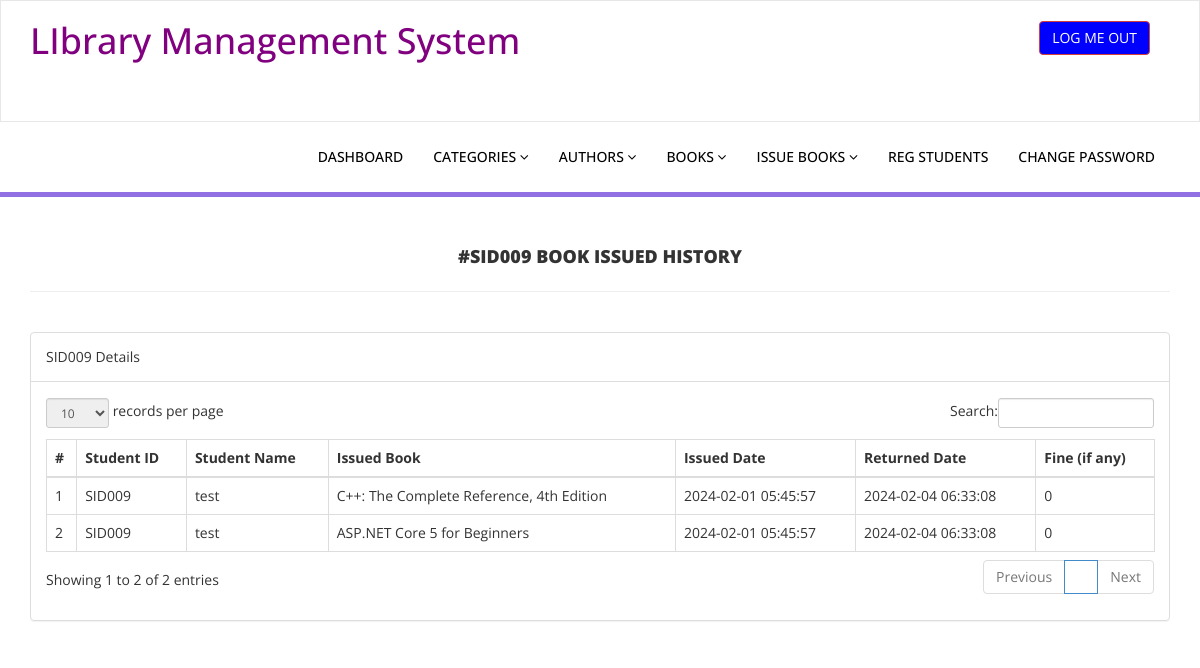
The app's page /library/admin/student-history.php?stdid=SID009 (signed in) with its own data.
### tables this page shows
CREATE TABLE `tblissuedbookdetails` (
  `id` int(11) NOT NULL,
  `BookId` int(11) DEFAULT NULL,
  `StudentID` varchar(150) DEFAULT NULL,
  `IssuesDate` timestamp NULL DEFAULT current_timestamp(),
  `ReturnDate` timestamp NULL DEFAULT NULL ON UPDATE current_timestamp(),
  `RetrunStatus` int(1) DEFAULT NULL,
  `fine` int(11) DEFAULT NULL
);

CREATE TABLE `tblstudents` (
  `id` int(11) NOT NULL,
  `StudentId` varchar(100) DEFAULT NULL,
  `FullName` varchar(120) DEFAULT NULL,
  `EmailId` varchar(120) DEFAULT NULL,
  `MobileNumber` char(11) DEFAULT NULL,
  `Password` varchar(120) DEFAULT NULL,
  `Status` int(1) DEFAULT NULL,
  `RegDate` timestamp NULL DEFAULT current_timestamp(),
  `UpdationDate` timestamp NULL DEFAULT NULL ON UPDATE current_timestamp()
);

CREATE TABLE `tblbooks` (
  `id` int(11) NOT NULL,
  `BookName` varchar(255) DEFAULT NULL,
  `CatId` int(11) DEFAULT NULL,
  `AuthorId` int(11) DEFAULT NULL,
  `ISBNNumber` varchar(25) DEFAULT NULL,
  `BookPrice` decimal(10,2) DEFAULT NULL,
  `bookImage` varchar(250) NOT NULL,
  `isIssued` int(1) DEFAULT NULL,
  `RegDate` timestamp NULL DEFAULT current_timestamp(),
  `UpdationDate` timestamp NULL DEFAULT NULL ON UPDATE current_timestamp()
);

### library/admin/student-history.php (the view, shortened to what this page needs)
<?php
include('includes/config.php');
if(strlen($_SESSION['alogin'])==0)
    {
header('location:index.php');
}
else{
    ?>
<!DOCTYPE html>
<html xmlns="http://www.w3.org/1999/xhtml">
<head>
    <link href="assets/css/bootstrap.css" rel="stylesheet" />
    <link href="assets/css/font-awesome.css" rel="stylesheet" />
    <link href="assets/js/dataTables/dataTables.bootstrap.css" rel="stylesheet" />
    <link href="assets/css/style.css" rel="stylesheet" />
</head>
<body>
<?php include('includes/header.php');?>
    <div class="content-wrapper">
         <div class="container">
        <div class="row pad-botm">
            <div class="col-md-12">
                <?php $sid=$_GET['stdid']; ?>
                <h4 class="header-line">#<?php echo $sid;?> Book Issued History</h4>
    </div>
        </div>
            <div class="row">
                <div class="col-md-12">
                    <div class="panel panel-default">
                        <div class="panel-heading">
<?php echo $sid;?> Details
                        </div>
                        <div class="panel-body">
                            <div class="table-responsive">
                                <table class="table table-striped table-bordered table-hover" id="dataTables-example">
                                    <thead>
                                        <tr>
                                            <th>#</th>
                                            <th>Student ID</th>
                                            <th>Student Name</th>
                                            <th>Issued Book  </th>
                                            <th>Issued Date</th>
                                            <th>Returned Date</th>
                                            <th>Fine (if any)</th>
                                        </tr>
                                    </thead>
                                    <tbody>
<?php
$sql = "SELECT tblstudents.StudentId ,tblstudents.FullName,tblstudents.EmailId,tblstudents.MobileNumber,tblbooks.BookName,tblbooks.ISBNNumber,tblissuedbookdetails.IssuesDate,tblissuedbookdetails.ReturnDate,tblissuedbookdetails.id as rid,tblissuedbookdetails.fine,tblissuedbookdetails.RetrunStatus,tblbooks.id as bid,tblbooks.bookImage from  tblissuedbookdetails join tblstudents on tblstudents.StudentId=tblissuedbookdetails.StudentId join tblbooks on tblbooks.id=tblissuedbookdetails.BookId where tblstudents.StudentId='$sid' ";
$query = $dbh -> prepare($sql);
$query->execute();
$results=$query->fetchAll(PDO::FETCH_OBJ);
$cnt=1;
if($query->rowCount() > 0)
{
foreach($results as $result)
{               ?>
                                        <tr class="odd gradeX">
                                            <td class="center"><?php echo htmlentities($cnt);?></td>
                                            <td class="center"><?php echo htmlentities($result->StudentId);?></td>
                                            <td class="center"><?php echo htmlentities($result->FullName);?></td>
                                            <td class="center"><?php echo htmlentities($result->BookName);?></td>
                                            <td class="center"><?php echo htmlentities($result->IssuesDate);?></td>
                                            <td class="center"><?php if($result->ReturnDate==''): echo "Not returned yet";
                                            else: echo htmlentities($result->ReturnDate); endif;?></td>
                                             <td class="center"><?php if($result->ReturnDate==''): echo "Not returned yet";
                                              else: echo $result->fine; endif;
                                             ?></td>
                                        </tr>
 <?php $cnt=$cnt+1;}} ?>
                                    </tbody>
                                </table>
                            </div>
                        </div>
                    </div>
                </div>
            </div>
    </div>
    </div>
</body>
</html>
<?php } ?>

### library/admin/assets/css/style.css (style rules this page uses)
.content-wrapper { margin-top: 40px; min-height:800px; padding-bottom:90px; }
.header-line { font-weight:900; padding-bottom:25px; border-bottom:1px solid #eeeeee; text-transform:uppercase; }
.pad-botm { padding-bottom:30px; }
h4 { text-align: center; }

### records on screen
tblissuedbookdetails: tblstudents.StudentId "SID009", tblstudents.FullName "test", BookId.BookName "C++: The Complete Reference, 4th Edition", IssuesDate "2024-02-01 05:45:57", ReturnDate "2024-02-04 06:33:08", fine "0"
tblissuedbookdetails: tblstudents.StudentId "SID009", tblstudents.FullName "test", BookId.BookName "ASP.NET Core 5 for Beginners", IssuesDate "2024-02-01 05:45:57", ReturnDate "2024-02-04 06:33:08", fine "0"

### other values on screen
$sid "SID009"
